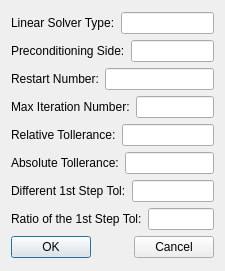
<?xml version="1.0" encoding="UTF-8"?>
<ui version="4.0">
 <class>QtArteryTechLinearSolverSetupUI</class>
 <widget class="QDialog" name="QtArteryTechLinearSolverSetupUI">
  <property name="geometry">
   <rect>
    <x>0</x>
    <y>0</y>
    <width>225</width>
    <height>271</height>
   </rect>
  </property>
  <property name="windowTitle">
   <string>QtArteryTechLinearSolverSetupUI</string>
  </property>
  <layout class="QVBoxLayout" name="verticalLayout_3">
   <item>
    <layout class="QVBoxLayout" name="verticalLayout_2">
     <item>
      <layout class="QVBoxLayout" name="verticalLayout">
       <item>
        <layout class="QHBoxLayout" name="horizontalLayout">
         <item>
          <widget class="QLabel" name="LinearSolverTypeLabel">
           <property name="text">
            <string>Linear Solver Type:</string>
           </property>
          </widget>
         </item>
         <item>
          <widget class="QLineEdit" name="LinearSolverTypeLineEdit"/>
         </item>
        </layout>
       </item>
       <item>
        <layout class="QHBoxLayout" name="horizontalLayout_2">
         <item>
          <widget class="QLabel" name="PreconditioningSideLabel">
           <property name="text">
            <string>Preconditioning Side:</string>
           </property>
          </widget>
         </item>
         <item>
          <widget class="QLineEdit" name="PreconditioningSideLineEdit"/>
         </item>
        </layout>
       </item>
       <item>
        <layout class="QHBoxLayout" name="horizontalLayout_3">
         <item>
          <widget class="QLabel" name="RestartNumberLabel">
           <property name="text">
            <string>Restart Number:</string>
           </property>
          </widget>
         </item>
         <item>
          <widget class="QLineEdit" name="RestartNumberLineEdit"/>
         </item>
        </layout>
       </item>
       <item>
        <layout class="QHBoxLayout" name="horizontalLayout_4">
         <item>
          <widget class="QLabel" name="MaxIterationNumberLabel">
           <property name="text">
            <string>Max Iteration Number:</string>
           </property>
          </widget>
         </item>
         <item>
          <widget class="QLineEdit" name="MaxIterationNumberLineEdit"/>
         </item>
        </layout>
       </item>
       <item>
        <layout class="QHBoxLayout" name="horizontalLayout_5">
         <item>
          <widget class="QLabel" name="RelativeTolleranceLabel">
           <property name="text">
            <string>Relative Tollerance:</string>
           </property>
          </widget>
         </item>
         <item>
          <widget class="QLineEdit" name="RelativeTolleranceLineEdit"/>
         </item>
        </layout>
       </item>
       <item>
        <layout class="QHBoxLayout" name="horizontalLayout_6">
         <item>
          <widget class="QLabel" name="AbsoluteTolleranceLabel">
           <property name="text">
            <string>Absolute Tollerance:</string>
           </property>
          </widget>
         </item>
         <item>
          <widget class="QLineEdit" name="AbsoluteTolleranceLineEdit"/>
         </item>
        </layout>
       </item>
       <item>
        <layout class="QHBoxLayout" name="horizontalLayout_7">
         <item>
          <widget class="QLabel" name="Different1stStepTolLabel">
           <property name="text">
            <string>Different 1st Step Tol:</string>
           </property>
          </widget>
         </item>
         <item>
          <widget class="QLineEdit" name="Different1stStepTolLineEdit"/>
         </item>
        </layout>
       </item>
       <item>
        <layout class="QHBoxLayout" name="horizontalLayout_8">
         <item>
          <widget class="QLabel" name="RatioOfThe1stStepTolLabel">
           <property name="text">
            <string>Ratio of the 1st Step Tol:</string>
           </property>
          </widget>
         </item>
         <item>
          <widget class="QLineEdit" name="RatioOfThe1stStepTolLineEdit"/>
         </item>
        </layout>
       </item>
      </layout>
     </item>
     <item>
      <layout class="QHBoxLayout" name="horizontalLayout_9">
       <item>
        <widget class="QPushButton" name="OkPushButton">
         <property name="text">
          <string>OK</string>
         </property>
        </widget>
       </item>
       <item>
        <spacer name="horizontalSpacer">
         <property name="orientation">
          <enum>Qt::Horizontal</enum>
         </property>
         <property name="sizeHint" stdset="0">
          <size>
           <width>40</width>
           <height>20</height>
          </size>
         </property>
        </spacer>
       </item>
       <item>
        <widget class="QPushButton" name="CancelPushButton">
         <property name="text">
          <string>Cancel</string>
         </property>
        </widget>
       </item>
      </layout>
     </item>
    </layout>
   </item>
  </layout>
 </widget>
 <layoutdefault spacing="6" margin="11"/>
 <resources/>
 <connections/>
</ui>
